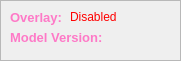
                    <widget class="QFrame" name="labelFrame">
                     <property name="geometry">
                      <rect>
                       <x>0</x>
                       <y>40</y>
                       <width>181</width>
                       <height>61</height>
                      </rect>
                     </property>
                     <property name="styleSheet">
                      <string notr="true">#labelFrame {
border: 2px solid qlineargradient(spread:pad, x1:0, y1:0.471591, x2:1, y2:0.489, stop:0 rgba(254, 121, 199, 255), stop:1 rgba(170, 85, 255, 255));
border-top-left-radius: 8px;
border-top-right-radius: 8px;
border-bottom-left-radius: 8px;
border-bottom-right-radius: 8px;
background-color: rgb(245, 245, 245);
}</string>
                     </property>
                     <property name="frameShape">
                      <enum>QFrame::StyledPanel</enum>
                     </property>
                     <property name="frameShadow">
                      <enum>QFrame::Raised</enum>
                     </property>
                     <widget class="QLabel" name="statusTitle">
                      <property name="geometry">
                       <rect>
                        <x>10</x>
                        <y>10</y>
                        <width>61</width>
                        <height>16</height>
                       </rect>
                      </property>
                      <property name="styleSheet">
                       <string notr="true">color: rgb(254, 121, 199);
font: 800 20pt &quot;Inter Extra Bold&quot;;</string>
                      </property>
                      <property name="lineWidth">
                       <number>1</number>
                      </property>
                      <property name="text">
                       <string>&lt;html&gt;&lt;head/&gt;&lt;body&gt;&lt;p&gt;&lt;span style=&quot; font-size:10pt; font-weight:600;&quot;&gt;Overlay:&lt;/span&gt;&lt;/p&gt;&lt;/body&gt;&lt;/html&gt;</string>
                      </property>
                      <property name="alignment">
                       <set>Qt::AlignLeading|Qt::AlignLeft|Qt::AlignVCenter</set>
                      </property>
                     </widget>
                     <widget class="QLabel" name="status">
                      <property name="geometry">
                       <rect>
                        <x>70</x>
                        <y>10</y>
                        <width>61</width>
                        <height>16</height>
                       </rect>
                      </property>
                      <property name="styleSheet">
                       <string notr="true">color: #ff0000;</string>
                      </property>
                      <property name="lineWidth">
                       <number>1</number>
                      </property>
                      <property name="text">
                       <string>Disabled</string>
                      </property>
                      <property name="alignment">
                       <set>Qt::AlignLeading|Qt::AlignLeft|Qt::AlignTop</set>
                      </property>
                     </widget>
                     <widget class="QLabel" name="versionTitle">
                      <property name="geometry">
                       <rect>
                        <x>10</x>
                        <y>30</y>
                        <width>101</width>
                        <height>20</height>
                       </rect>
                      </property>
                      <property name="styleSheet">
                       <string notr="true">color: rgb(254, 121, 199);
font: 800 20pt &quot;Inter Extra Bold&quot;;</string>
                      </property>
                      <property name="lineWidth">
                       <number>1</number>
                      </property>
                      <property name="text">
                       <string>&lt;html&gt;&lt;head/&gt;&lt;body&gt;&lt;p&gt;&lt;span style=&quot; font-size:10pt; font-weight:600;&quot;&gt;Model Version:&lt;/span&gt;&lt;/p&gt;&lt;/body&gt;&lt;/html&gt;</string>
                      </property>
                      <property name="alignment">
                       <set>Qt::AlignLeading|Qt::AlignLeft|Qt::AlignTop</set>
                      </property>
                     </widget>
                     <widget class="QLabel" name="modelVersion">
                      <property name="geometry">
                       <rect>
                        <x>110</x>
                        <y>30</y>
                        <width>61</width>
                        <height>16</height>
                       </rect>
                      </property>
                      <property name="styleSheet">
                       <string notr="true">color: rgb(170, 85, 255);</string>
                      </property>
                      <property name="lineWidth">
                       <number>1</number>
                      </property>
                      <property name="text">
                       <string/>
                      </property>
                      <property name="alignment">
                       <set>Qt::AlignLeading|Qt::AlignLeft|Qt::AlignTop</set>
                      </property>
                     </widget>
                     <widget class="QFrame" name="labelFrame_2">
                      <property name="geometry">
                       <rect>
                        <x>120</x>
                        <y>60</y>
                        <width>181</width>
                        <height>61</height>
                       </rect>
                      </property>
                      <property name="styleSheet">
                       <string notr="true">#labelFrame {
border: 2px solid qlineargradient(spread:pad, x1:0, y1:0.471591, x2:1, y2:0.489, stop:0 rgba(254, 121, 199, 255), stop:1 rgba(170, 85, 255, 255));
border-top-left-radius: 8px;
border-top-right-radius: 8px;
border-bottom-left-radius: 8px;
border-bottom-right-radius: 8px;
}</string>
                      </property>
                      <property name="frameShape">
                       <enum>QFrame::StyledPanel</enum>
                      </property>
                      <property name="frameShadow">
                       <enum>QFrame::Raised</enum>
                      </property>
                      <widget class="QLabel" name="statusTitle_2">
                       <property name="geometry">
                        <rect>
                         <x>10</x>
                         <y>10</y>
                         <width>61</width>
                         <height>16</height>
                        </rect>
                       </property>
                       <property name="styleSheet">
                        <string notr="true">color: rgb(254, 121, 199);
font: 800 20pt &quot;Inter Extra Bold&quot;;</string>
                       </property>
                       <property name="lineWidth">
                        <number>1</number>
                       </property>
                       <property name="text">
                        <string>&lt;html&gt;&lt;head/&gt;&lt;body&gt;&lt;p&gt;&lt;span style=&quot; font-size:10pt; font-weight:600;&quot;&gt;Overlay:&lt;/span&gt;&lt;/p&gt;&lt;/body&gt;&lt;/html&gt;</string>
                       </property>
                       <property name="alignment">
                        <set>Qt::AlignLeading|Qt::AlignLeft|Qt::AlignVCenter</set>
                       </property>
                      </widget>
                      <widget class="QLabel" name="status_2">
                       <property name="geometry">
                        <rect>
                         <x>70</x>
                         <y>10</y>
                         <width>61</width>
                         <height>16</height>
                        </rect>
                       </property>
                       <property name="styleSheet">
                        <string notr="true"/>
                       </property>
                       <property name="lineWidth">
                        <number>1</number>
                       </property>
                       <property name="text">
                        <string>&lt;html&gt;&lt;head/&gt;&lt;body&gt;&lt;p&gt;&lt;span style=&quot; color:#ff0000;&quot;&gt;Disabled&lt;/span&gt;&lt;/p&gt;&lt;/body&gt;&lt;/html&gt;</string>
                       </property>
                       <property name="alignment">
                        <set>Qt::AlignLeading|Qt::AlignLeft|Qt::AlignTop</set>
                       </property>
                      </widget>
                      <widget class="QLabel" name="versionTitle_2">
                       <property name="geometry">
                        <rect>
                         <x>10</x>
                         <y>30</y>
                         <width>101</width>
                         <height>20</height>
                        </rect>
                       </property>
                       <property name="styleSheet">
                        <string notr="true">color: rgb(254, 121, 199);
font: 800 20pt &quot;Inter Extra Bold&quot;;</string>
                       </property>
                       <property name="lineWidth">
                        <number>1</number>
                       </property>
                       <property name="text">
                        <string>&lt;html&gt;&lt;head/&gt;&lt;body&gt;&lt;p&gt;&lt;span style=&quot; font-size:10pt; font-weight:600;&quot;&gt;Model Version:&lt;/span&gt;&lt;/p&gt;&lt;/body&gt;&lt;/html&gt;</string>
                       </property>
                       <property name="alignment">
                        <set>Qt::AlignLeading|Qt::AlignLeft|Qt::AlignTop</set>
                       </property>
                      </widget>
                      <widget class="QLabel" name="modelVersion_2">
                       <property name="geometry">
                        <rect>
                         <x>110</x>
                         <y>30</y>
                         <width>61</width>
                         <height>16</height>
                        </rect>
                       </property>
                       <property name="styleSheet">
                        <string notr="true">color: rgb(170, 85, 255);</string>
                       </property>
                       <property name="lineWidth">
                        <number>1</number>
                       </property>
                       <property name="text">
                        <string/>
                       </property>
                       <property name="alignment">
                        <set>Qt::AlignLeading|Qt::AlignLeft|Qt::AlignTop</set>
                       </property>
                      </widget>
                     </widget>
                    </widget>
